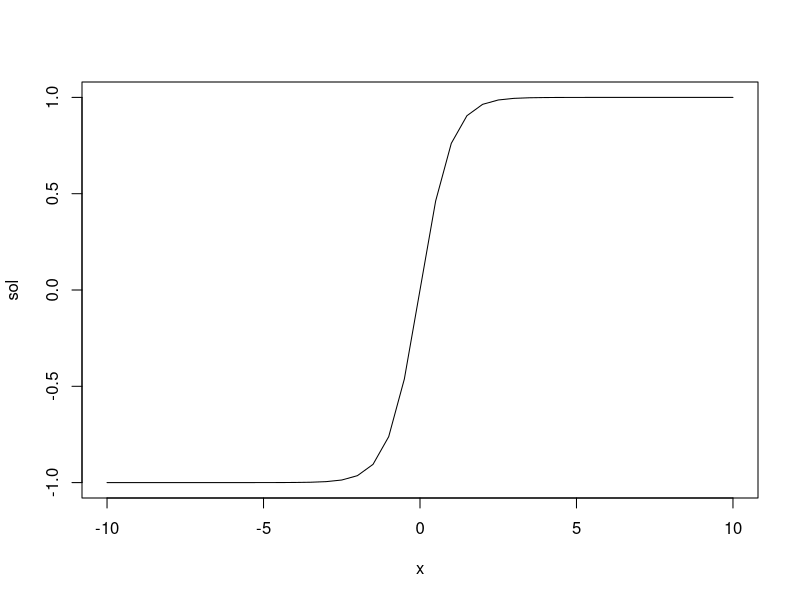
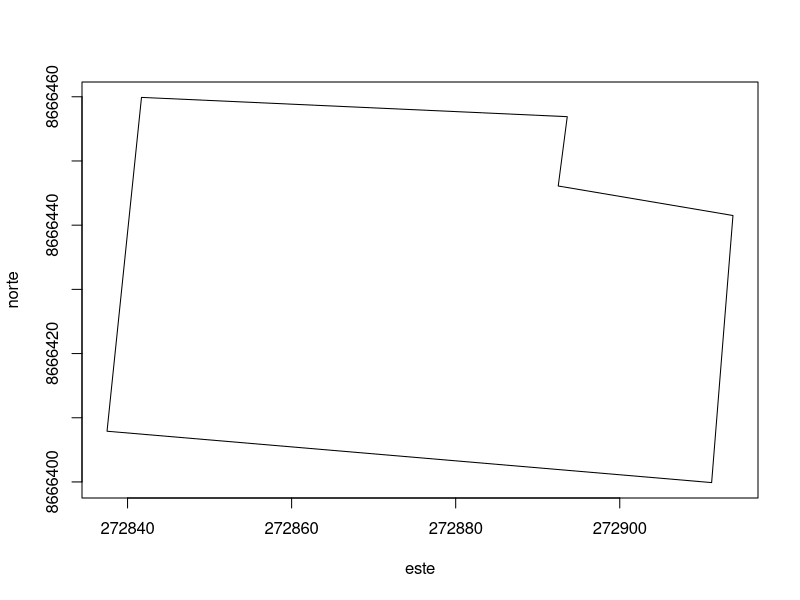

The R source for these figures, in order:
#1
x<-seq(-10,10,0.5)
x
tanh<-function(v){
  r<-(exp(2*v)-1)/(exp(2*v)+1)
  return(r)
}
sol<-tanh(x)
plot(x,sol,type="l")

#2

PERP<-function(v_1,v_2){
  X_p<-c()
  Y_p<-c()
  for(i in 1:length(v_1)){
    x<-log10(v_1[i])
    y<-log10(v_2[i])
    X_p<-c(X_p,x)
    Y_p<-c(Y_p,y)
  }
  prod<-X_p*Y_p
  X_p_alcuadrado<-X_p^2
  n<-length(v_1)
  B<-((n*sum(prod))-(sum(X_p)*sum(Y_p)))/((n*sum(X_p_alcuadrado))-(sum(X_p))^2)
  A<-10^(mean(Y_p)-B*mean(X_p))
  return(c(A,B))
}
x<-c(2.5,3,4,5,5.5,6,7)
y<-c(12.5,10,7,4.5,4,3,3.5)
PERP(x,y)

#3
Areayperimetro<-function(b,a,h){
  area<- b*a/2
  p<- b+a+h
  return(c(area,p))
}
Areayperimetro(4,3,5)

#4
Tc<-function(L,CN,S){
  solucion<-(0.0136*(L^0.8)*(((1000/CN)-9)^0.7))/S^0.5
  return(solucion)
}


#5
CSSE<-function(v,r){
  m<-matrix(v,ncol = 3)
  ds<-det(m)
  for (n in 1:length(r)) {
    if(n==1){
      m<-matrix(v,ncol = 3)
      m[,n]<-r
      dx<-det(m)
    }else if(n==2){
      m<-matrix(v,ncol = 3)
      m[,n]<-r
      dy<-det(m)
    }else{
      m<-matrix(v,ncol = 3)
      m[,n]<-r
      dz<-det(m)
    }
  }
  x<-dx/ds
  y<-dy/ds
  z<-dz/ds
  r<-c(x,y,z)
  return(r)
}
variables_xyz<-c(2,5,1,1,-4,-1,3,1,-4)
resul_de_SE<-c(7,-19,4)
CSSE(variables_xyz,resul_de_SE)

#6

#7
codigo<-c("A","B","C","D","E","F")
ESTE<-c(272841.7,272893.6,272892.5,272913.8,272911.2,272837.5)
NORTE<-c(8666459.9,8666456.9,8666446.1,8666441.5,8666399.9,8666407.9)
d_f<-data.frame(codigo,ESTE,NORTE)

poligono<-function(df){
  este<-c(df[,"ESTE"],df[1,2])
  norte<-c(df[,"NORTE"],df[1,3])
  return(plot(este,norte,type="l"))
}
poligono(d_f)
